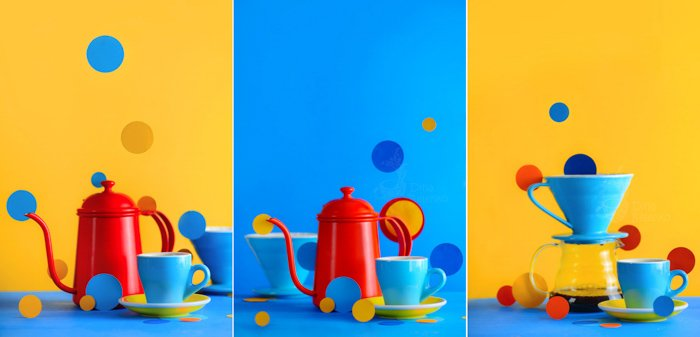
#> input picture 20230919_Histogram/highcontrast1.png, 700 x 337 px
$ python Histogram.py
#> lines starting #> are read from the running program, lines starting #| are printed output that depends on the picture
import cv2
import numpy as np
import matplotlib.pyplot as plt

def calcHistogram(I):
    histogram = np.empty(256)
    histogram = [0 for x in histogram]
    I = I.flatten()

    for x in I:
        histogram[x]+=1

    return histogram

def visualize(histogram):
    plt.bar(np.arange(len(histogram)), histogram, color='lightblue', width=1)  # Sử dụng np.arange(len(histogram)) để tạo ra mảng indices
    plt.xlabel('Intensity')
    plt.ylabel('Frequency')
    plt.title('Histogram')
    plt.show()


image_path = "highcontrast1.png"
I = cv2.imread(image_path, cv2.IMREAD_GRAYSCALE)
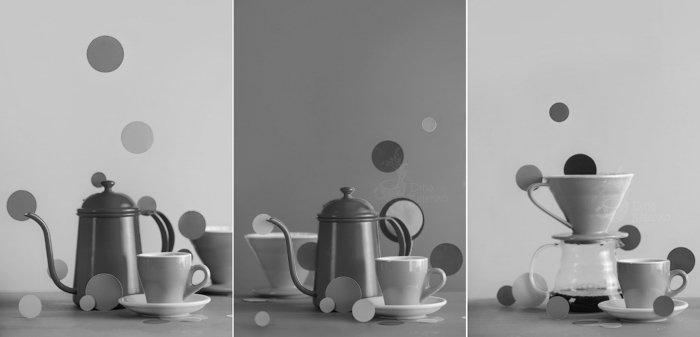
#> I: shape (337, 700); min 0, max 255, mean 154.1
histogram = calcHistogram(I)
#> after the loop in calcHistogram, `for x in I:`: histogram = 256 values, max 15592 at index 199, min 0 at index 251, mean 921.5

visualize(histogram)
#> in visualize, `plt.show()`:
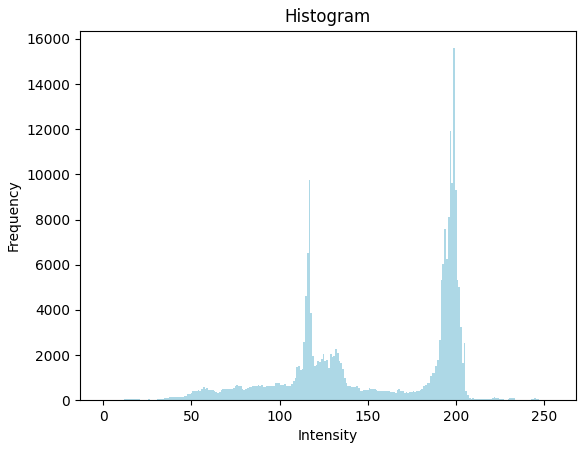
#> figure drawn by matplotlib, 1 panel; tallest bar 15592 high, from x = 198.5 to 199.5
